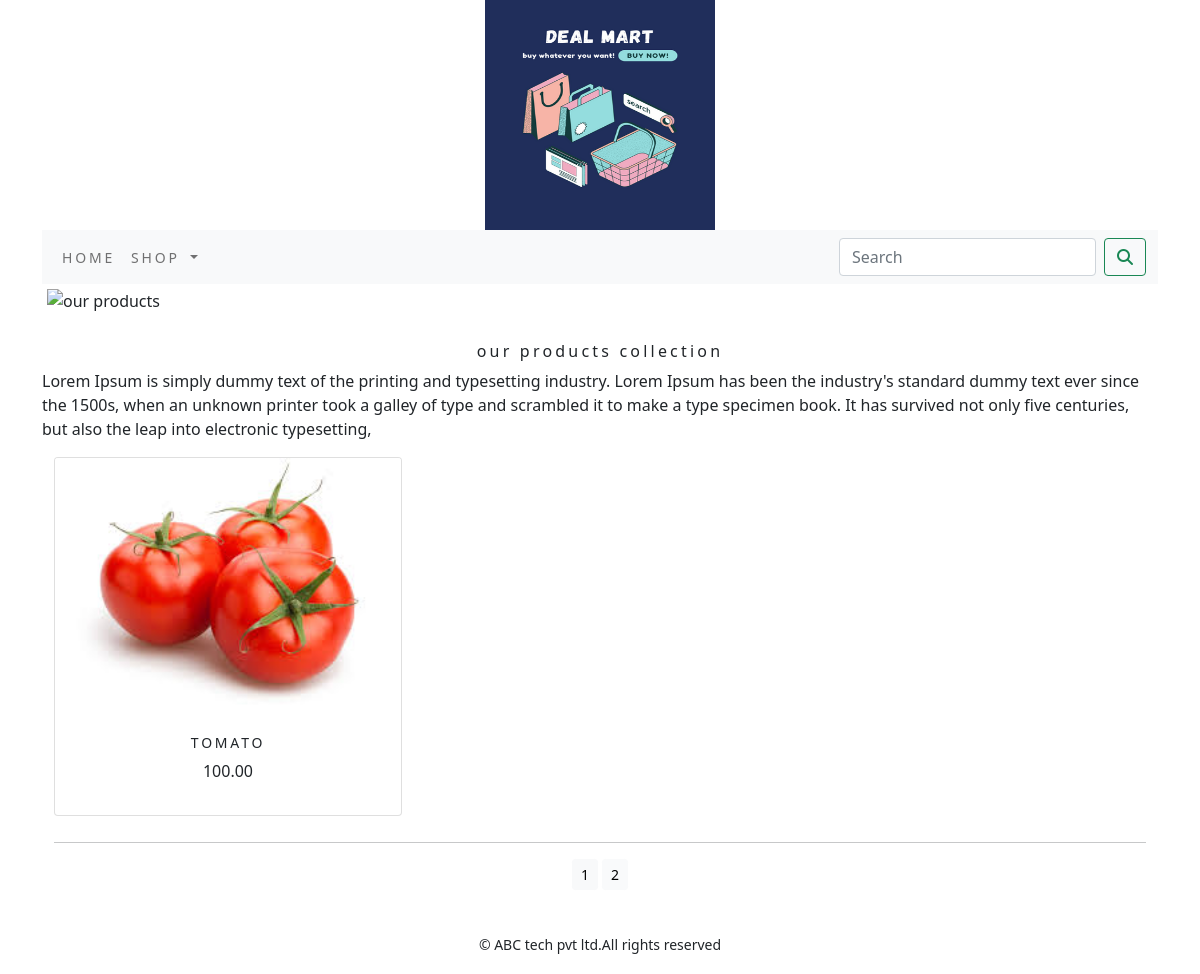
Screenshot of /shop/?page=2 with the database file from the repository.
### shop/models.py (models this page shows, shortened)
class Product(models.Model):
    name=models.CharField(max_length=250,unique=True)
    slug = models.SlugField(max_length=250, unique=True)
    description = models.TextField(blank=True)
    price=models.DecimalField(max_digits=10,decimal_places=2)
    category=models.ForeignKey(Category,on_delete=models.CASCADE)
    image = models.ImageField(upload_to='product', blank=True)
    stock=models.IntegerField()
    available=models.BooleanField(default=True)
    created=models.DateTimeField(auto_now_add=True)
    updated=models.DateTimeField(auto_now=True)
    def get_url(self):
        return reverse('shop:prodCatdetail',args=[self.category.slug,self.slug])
    class Meta:
        ordering = ('name',)
        verbose_name = 'product'
        verbose_name_plural = 'products'

### shop/views.py (the view)
# urls.py: path('',views.allProdCat,name='allProdCat'),
def allProdCat(request,c_slug=None):
    c_page=None
    products_list=None
    if c_slug!=None:
        c_page=get_object_or_404(Category,slug=c_slug)
        products_list=Product.objects.all().filter(category=c_page,available=True)
    else:
        products_list=Product.objects.all().filter(available=True)
    paginator=Paginator(products_list,6)
    try:
        page=int(request.GET.get('page','1'))
    except:
        page=1
    try:
        products=paginator.page(page)
    except (EmptyPage,InvalidPage):
        products=paginator.page(paginator.num_pages)
    return  render(request,"category.html",{'category':c_page,'products':products})

### cart/context_processors.py (called while the page is built)
def counter(request):
    item_count=0
    if 'admin' in request.path:
        return  {}
    else:
        try:
            cart=Cart.objects.filter(cart_id=_cart_id(request))
            car_items=CartItem.objects.all().filter(cart=cart[:1])
            for cart_item in car_items:
                item_count += cart_item.quantity
        except Cart.DoesNotExist:
            item_count =0
    return  dict(item_count=item_count)

### cart/views.py (called while the page is built)
def _cart_id(request):
    cart=request.session.session_key
    if not cart:
        cart=request.session.create()
    return cart

### shop/context_processors.py (called while the page is built)
def menu_links(request):
    links=Category.objects.all()
    return dict(links=links)

### shop/models.py (called while the page is built)
    def get_url(self):
        return  reverse('shop:products_by_category',args=[self.slug])

### templates/category.html (shortened to what this page needs)
{% extends 'base.html' %}
{% load static %}
{% block content %}
<div class="mx-auto">
   {% if category %}
         <img class="my_image" src="{{category.image.url}}" alt="{{category.name}}">
</div>
   <br>
<div>
       <h1 class="text-center my_title">{{category.name}}</h1>
        <p class="text-justify">{{category.description}}</p>
</div>
    {% else %}
<div>
<img class="my_image my_image_padding" src="{% static 'img/baner.png' %}" alt="our products" width="1250px;">
</div>
<br>
<div>
   <h1 class="text-center my_title"> our products collection</h1>
   <p class="text-justify">Lorem Ipsum is simply dummy text of the printing and typesetting industry. Lorem Ipsum has been the industry's standard dummy text ever since the 1500s, when an unknown printer took a galley of type and scrambled it to make a type specimen book. It has survived not only five centuries, but also the leap into electronic typesetting,</p>
</div>
  {% endif %}
<div class="container">
   <div class="row mx_auto">
      {% for product in products.object_list %}
      <div class="my_bottom_margin col-9 col-sm-12 col-md-4 col-lg-4">
         <div class="card text-center" style="min-width:18rem;">
            <a href="{{product.get_url}}"><img class="card-img-top my_image" src="{{product.image.url}}" alt="{{product.name}}"></a>
         <div class="card-body">
           <h4> {{product.name}}</h4>
            <p> {{product.price}}</p>
         </div>
         </div>
      </div>
      {% endfor %}
   </div>
    <div class="mx-auto">
        {% if products.paginator.num_pages > 1 %}
        <hr>
        <div class="text-center">
            {% for pg in products.paginator.page_range %}
                 <a href="?page={{pg}}" class="btn btn-light btn-sm {% if products.number == pg %} active {% endif %}}">{{pg}}</a>
            {% endfor %}
        </div>
        {% endif %}
    </div>
    <br>
</div>
{% endblock %}

### static/css/custom.css (style rules this page uses)
body { font-family: 'Roboto', sans-serif; }
.my_image { width:100%; height:auto; }
.my_title { font-size:16px; text_transform:uppercase; letter-spacing:.2em; }
.my_image_padding { padding:5px; }
.my_bottom_margin { margin-bottom:10px; }
.card-body h4 { font-size:14px; text-transform:uppercase; letter-spacing:.2em; }

### rows the page displays
Product: image (picture), name "TOMATO", price "100.00"

### other values shown
{{ pg }} "1" "2"
